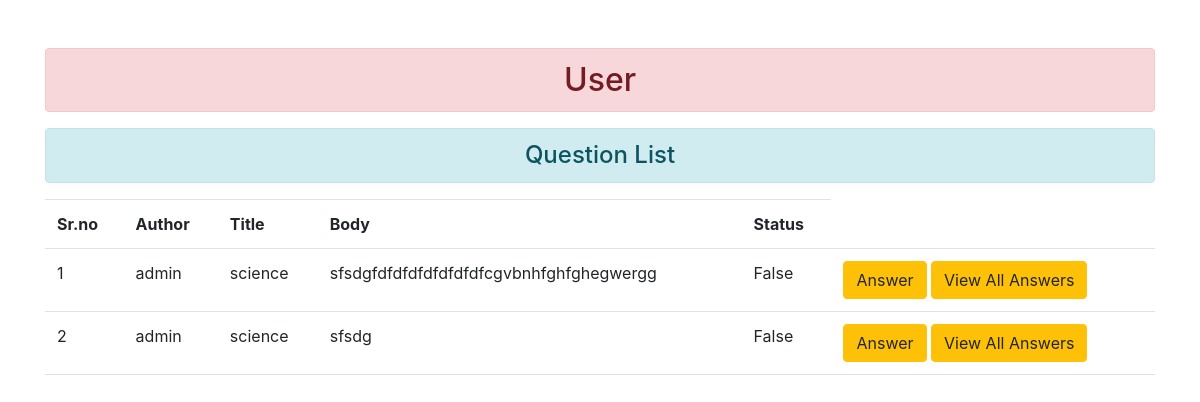
The app's page /stackovf/view_feed/, older data.
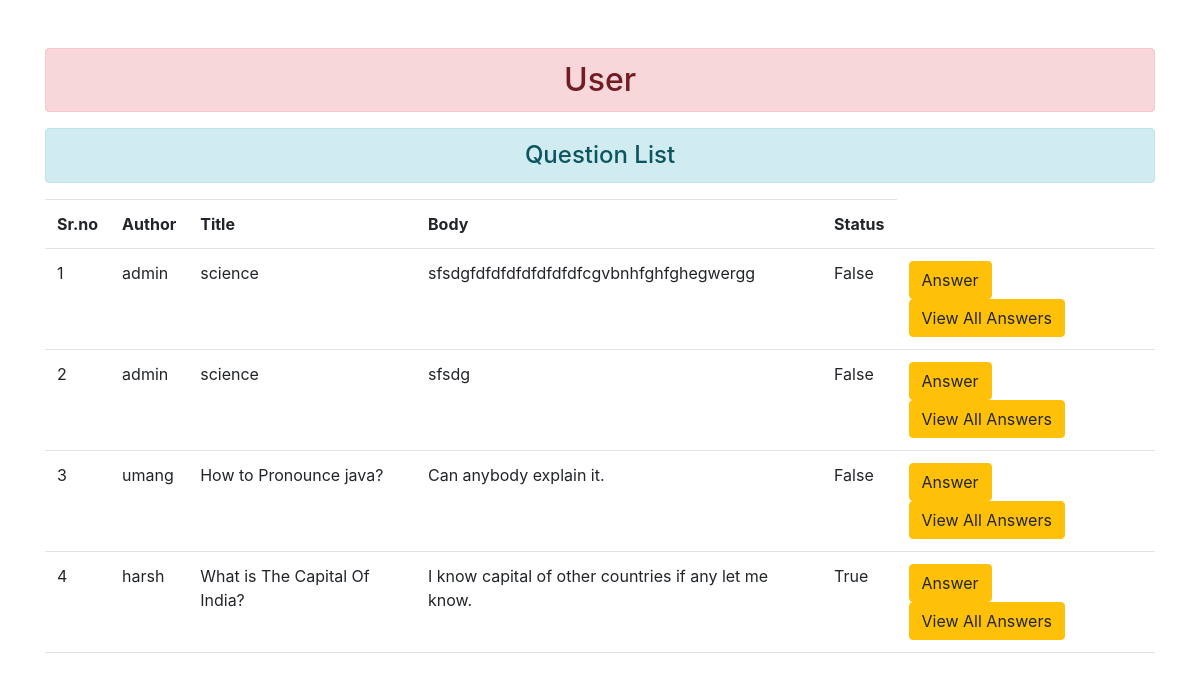
The same page, newer data.
### userapp/models.py (models this page shows)
class Question(models.Model):
    author = models.ForeignKey(User, on_delete=models.CASCADE)
    title = models.CharField(max_length = 255)
    body = models.TextField()
    status = models.BooleanField(default=False)

### userapp/views.py (the view)
# urls.py: path("view_feed/", views.view_feed, name="view_feed"),
def view_feed(request):
	validate_login(request)
	print(request.user.id)
	questions = Question.objects.all()
	return render(request,"userapp/view_feed.html",{"ques" : questions})

### userapp/views.py (called while the page is built, shortened)
def login_request(request):
	form = AuthenticationForm()
	return render(request, "userapp/authlogin.html", {"login_form":form})

def validate_login(request):
    if not request.user.is_authenticated:
        return login_request(request)

### userapp/templates/userapp/authlogin.html (shortened to what this page needs)
{% extends 'userapp/base.html' %}
{% load crispy_forms_tags %}

### userapp/templates/userapp/view_feed.html (shortened to what this page needs)
{% extends 'userapp/base.html' %}
{% block content %}
<div class="row">
<div class="col-sm-12">
    {% if ques %}
    <h4 class="text-center alert alert-info">Question List</h4>
    <table class="table table-hover">
        <tbody>
            <tr>
                <th>Sr.no</th>
                <th>Author </th>
                <th>Title </th>
                <th>Body </th>
                <th>Status </th>
            </tr>
            {% for question in ques %}
            <tr>
                <td>{{ forloop.counter }}</td>
                <td>{{question.author}}</td>
                <td>{{question.title}}</td>
                <td>{{question.body}}</td>
                <td>{{question.status}}</td>
                <td>
                <a href="{% url 'add_answer' question.id %}" class="btn btn-warning">Answer</a>
                <a href="{% url 'view_answer' question.id %}" class="btn btn-warning">View All Answers</a>
                </td>
            </tr>
            {% endfor %}
        </tbody>
    </table>
    {% else %}
    <h4 class="text-center alert alert-info">No Questions added</h4>
    {% endif %}
</div>
</div>
{% endblock content %}

Row changes from the older to the newer data that the page shows:
added Question: author "umang", title "How to Pronounce java?", body "Can anybody explain it.", status "False"
added Question: author "harsh", title "What is The Capital Of India?", body "I know capital of other countries if any let me know.", status "True"
